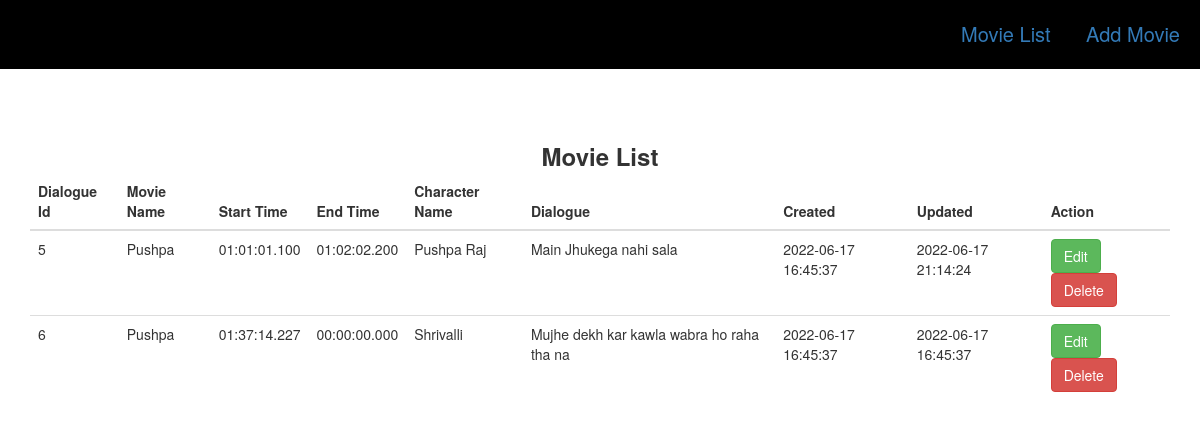
Screenshot of /dialogue.php?movieid=7 with the database file from the repository.
### tables this page shows
CREATE TABLE `dialogue` (
  `id` int(11) NOT NULL,
  `movieid` int(11) NOT NULL,
  `starttime` time(3) NOT NULL,
  `endtime` time(3) NOT NULL,
  `char_name` varchar(200) NOT NULL,
  `dialogue` text NOT NULL,
  `created` datetime NOT NULL DEFAULT CURRENT_TIMESTAMP,
  `updated` datetime NOT NULL DEFAULT CURRENT_TIMESTAMP ON UPDATE CURRENT_TIMESTAMP
);

CREATE TABLE `movie` (
  `id` int(11) NOT NULL,
  `moviename` varchar(255) NOT NULL,
  `movieduration` time(3) NOT NULL,
  `created` datetime NOT NULL DEFAULT CURRENT_TIMESTAMP,
  `updated` datetime NOT NULL DEFAULT CURRENT_TIMESTAMP ON UPDATE CURRENT_TIMESTAMP
);

### dialogue.php (the view, shortened to what this page needs)
<?php
include 'config.php';
include 'header.php';
if (isset($_GET['movieid'])) {
    $movieid=$_GET['movieid'];
}else{
    header('location: moviedetails.php');
}
?>
<div class="container" style="margin-top: 70px;">
    <div class="row">
        <div class="col-md-12 col-lg-12 pl-0 ">
            <div class="card-body p-6 about-con pabout">
                <div class="card-title text-center mb-4" style="font-size: 24px;">
                    <b>Movie List</b>
                </div>
                <table class="table">
                    <thead>
                        <th>Dialogue Id</th>
                        <th>Movie Name</th>
                        <th>Start Time</th>
                        <th>End Time</th>
                        <th>Character Name</th>
                        <th>Dialogue</th>
                        <th>Created</th>
                        <th>Updated</th>
                        <th>Action</th>
                    </thead>
                    <tbody>
                        <?php
                        $movie=mysqli_query($con,"Select d.*,m.moviename from dialogue as d left join movie as m on d.movieid=m.id where d.movieid='$movieid'");
                        if (mysqli_num_rows($movie)>0) {
                           while ($row=mysqli_fetch_assoc($movie)) {
                        ?>
                        <tr id="rowid<?php echo $row['id'];  ?>">
                            <td><?php echo $row['id'];  ?></td>
                            <td><?php echo $row['moviename'];  ?></td>
                            <td><?php echo $row['starttime'];  ?></td>
                            <td><?php echo $row['endtime'];  ?></td>
                            <td><?php echo $row['char_name'];  ?></td>
                            <td><?php echo $row['dialogue'];  ?></td>
                            <td><?php echo $row['created'];  ?></td>
                            <td><?php echo $row['updated'];  ?></td>
                            <td>
                                <a href="dialogueedit.php?dialogueid=<?php echo $row['id'];  ?>">
                                    <button class="btn btn-success">Edit</button>
                                </a>
                                <button onclick="deltedialogue(<?php echo $row['id'];  ?>)" class="btn btn-danger">Delete</button>
                            </td>
                        </tr>
                        <?php } } ?>
                    </tbody>
                </table>
            </div>
        </div>
    </div>
</div>
<?php include 'footer.php'; ?>

### rows the page displays
dialogue: id "5", movieid.moviename "Pushpa", starttime "01:01:01.100", endtime "01:02:02.200", char_name "Pushpa Raj", dialogue "Main Jhukega nahi sala", created "2022-06-17 16:45:37", updated "2022-06-17 21:14:24"
dialogue: id "6", movieid.moviename "Pushpa", starttime "01:37:14.227", endtime "00:00:00.000", char_name "Shrivalli", dialogue "Mujhe dekh kar kawla wabra ho raha tha na", created "2022-06-17 16:45:37", updated "2022-06-17 16:45:37"
